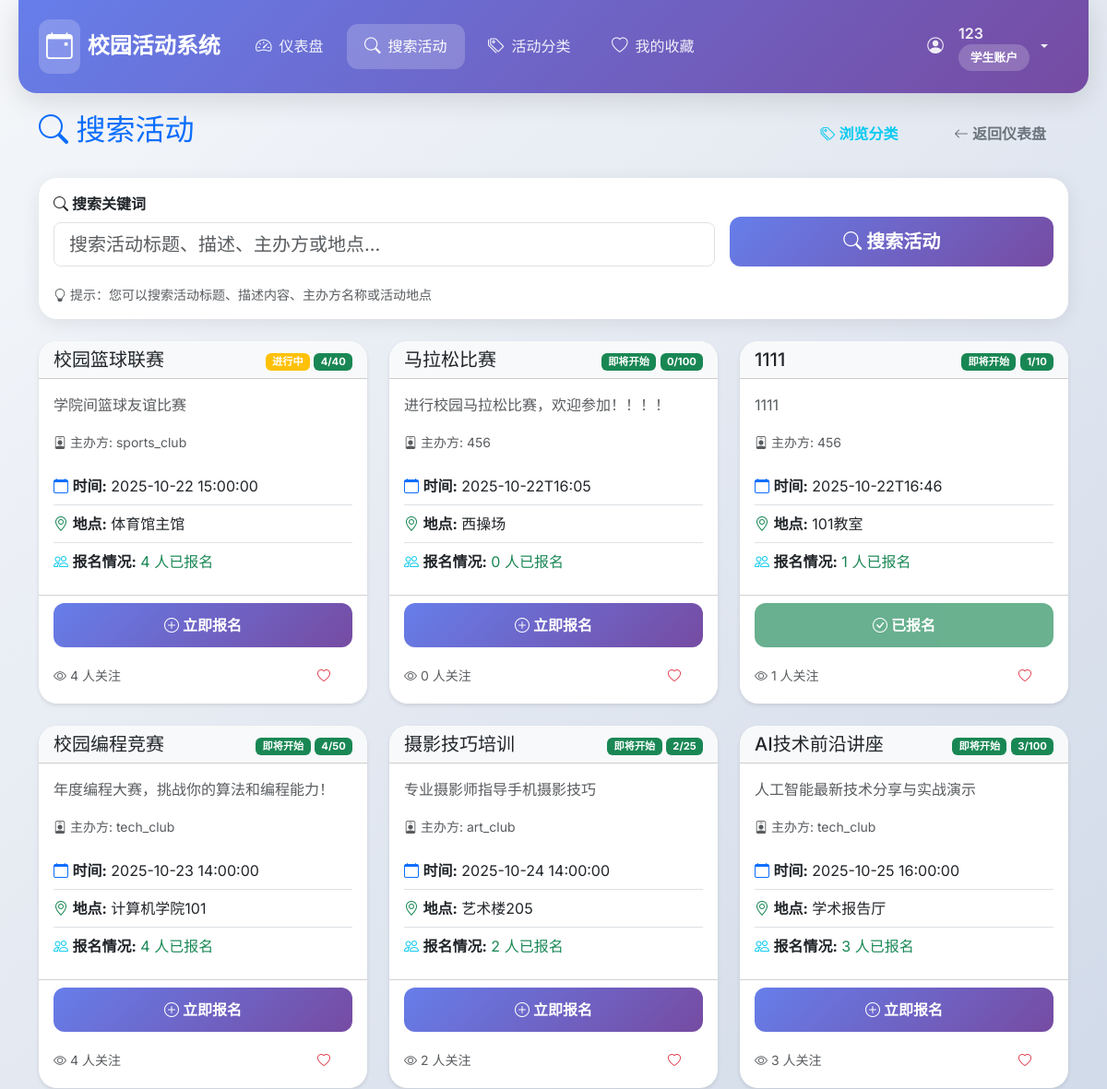
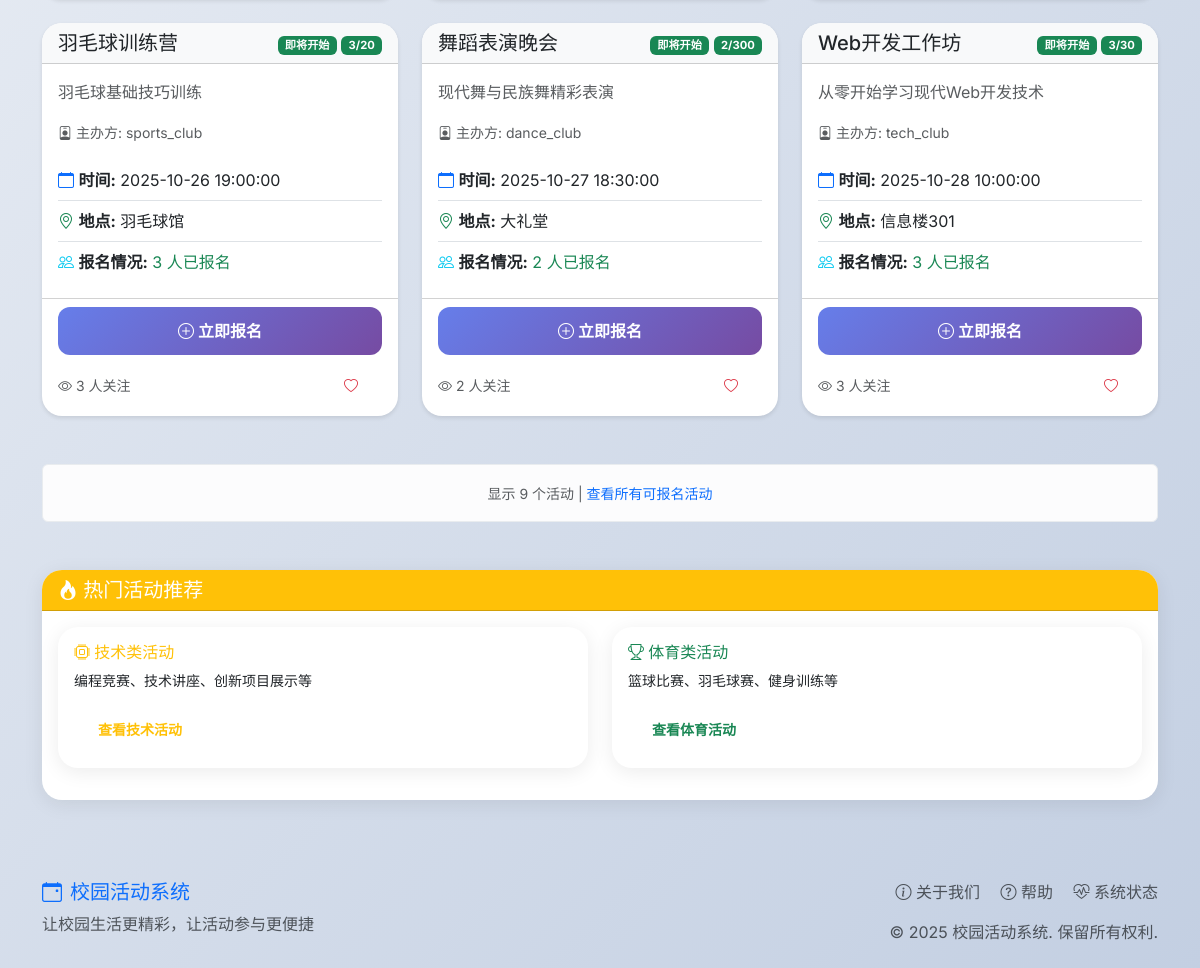
/search_events (signed in), run on the app's committed database (2 pictures, top to bottom).
### tables this page shows
CREATE TABLE events (
            id INTEGER PRIMARY KEY AUTOINCREMENT,
            title TEXT NOT NULL,
            description TEXT,
            date_time TEXT NOT NULL,
            end_time TEXT NOT NULL,
            location TEXT NOT NULL,
            max_participants INTEGER NOT NULL,
            club_id INTEGER NOT NULL,
            status TEXT DEFAULT 'upcoming',
            created_at TIMESTAMP DEFAULT CURRENT_TIMESTAMP,
            FOREIGN KEY (club_id) REFERENCES users (id)
        );

CREATE TABLE users (
            id INTEGER PRIMARY KEY AUTOINCREMENT,
            username TEXT UNIQUE NOT NULL,
            password TEXT NOT NULL,
            role TEXT NOT NULL, -- 'student' or 'club'
            email TEXT,
            created_at TIMESTAMP DEFAULT CURRENT_TIMESTAMP
        );

### app.py (the view)
@app.route('/search_events')
def search_events():
    if 'user_id' not in session or session['role'] != 'student':
        flash('请先登录以搜索活动。', 'warning')
        return redirect(url_for('login'))
    query = request.args.get('q', '')
    conn = get_db_connection()
    if not conn:
        flash('数据库连接失败，请检查系统配置。', 'error')
        return render_template('search_events.html', events=[], query=query)
    try:
        if query:
            events = conn.execute('''
                SELECT e.*, u.username as club_name,
                       (SELECT COUNT(*) FROM registrations r WHERE r.event_id = e.id) as registered_count,
                       (SELECT COUNT(*) FROM registrations r WHERE r.event_id = e.id AND r.student_id = ?) as is_registered
                FROM events e
                JOIN users u ON e.club_id = u.id
                WHERE (e.title LIKE ? OR e.description LIKE ? OR u.username LIKE ?)
                AND (e.status = 'upcoming' OR e.status = 'ongoing')
                ORDER BY e.date_time
            ''', (session['user_id'], f'%{query}%', f'%{query}%', f'%{query}%')).fetchall()
        else:
            events = conn.execute('''
                SELECT e.*, u.username as club_name,
                       (SELECT COUNT(*) FROM registrations r WHERE r.event_id = e.id) as registered_count,
                       (SELECT COUNT(*) FROM registrations r WHERE r.event_id = e.id AND r.student_id = ?) as is_registered
                FROM events e
                JOIN users u ON e.club_id = u.id
                WHERE (e.status = 'upcoming' OR e.status = 'ongoing')
                ORDER BY e.date_time
            ''', (session['user_id'],)).fetchall()
        conn.close()
        return render_template('search_events.html', events=events, query=query)
    except Exception as e:
        conn.close()
        flash(f'搜索失败：{str(e)}', 'error')
        return render_template('search_events.html', events=[], query=query)

### models.py (called while the page is built)
def get_db_connection():
    conn = sqlite3.connect('campus_events.db', check_same_thread=False)
    conn.row_factory = sqlite3.Row  # 使返回的行像字典一样工作
    return conn

### templates/search_events.html (shortened to what this page needs)
{% extends "base.html" %}
{% block content %}
<div class="d-flex justify-content-between align-items-center mb-4">
    <h2 class="text-primary">
        <i class="bi bi-search"></i> 搜索活动
    </h2>
    <div>
        <a href="{{ url_for('categories') }}" class="btn btn-outline-info me-2">
            <i class="bi bi-tags"></i> 浏览分类
        </a>
        <a href="{{ url_for('dashboard') }}" class="btn btn-outline-secondary">
            <i class="bi bi-arrow-left"></i> 返回仪表盘
        </a>
    </div>
</div>
<div class="card mb-4">
    <div class="card-body">
        <form method="get" action="{{ url_for('search_events') }}">
            <div class="row g-3 align-items-end">
                <div class="col-md-8">
                    <label for="q" class="form-label fw-semibold">
                        <i class="bi bi-search"></i> 搜索关键词
                    </label>
                    <input type="text" class="form-control form-control-lg" id="q" name="q" value="{{ query }}"
                           placeholder="搜索活动标题、描述、主办方或地点...">
                </div>
                <div class="col-md-4">
                    <button type="submit" class="btn btn-primary btn-lg w-100">
                        <i class="bi bi-search"></i> 搜索活动
                    </button>
                </div>
            </div>
            <div class="row mt-3">
                <div class="col-12">
                    <div class="form-text">
                        <i class="bi bi-lightbulb"></i> 提示：您可以搜索活动标题、描述内容、主办方名称或活动地点
                    </div>
                </div>
            </div>
        </form>
    </div>
</div>
{% if events and events|length > 0 %}
    <div class="row">
        {% for event in events %}
            <div class="col-xl-4 col-lg-6 mb-4">
                <div class="card event-card h-100">
                    <div class="card-header bg-light d-flex justify-content-between align-items-center">
                        <h5 class="card-title mb-0 text-truncate" style="max-width: 70%;" title="{{ event.title }}">
                            {{ event.title }}
                        </h5>
                        <div>
                            {% if event.status == 'upcoming' %}
                                <span class="badge bg-success">即将开始</span>
                            {% elif event.status == 'ongoing' %}
                                <span class="badge bg-warning">进行中</span>
                            {% else %}
                                <span class="badge bg-secondary">{{ event.status }}</span>
                            {% endif %}
                            <span class="badge {% if event.registered_count >= event.max_participants %}bg-danger{% else %}bg-success{% endif %}">
                                {{ event.registered_count }}/{{ event.max_participants }}
                            </span>
                        </div>
                    </div>
                    <div class="card-body">
                        <p class="card-text text-muted">{{ event.description or '暂无描述' }}</p>
                        <div class="mb-3">
                            <small class="text-muted">
                                <i class="bi bi-person-badge"></i> 主办方: {{ event.club_name }}
                            </small>
                        </div>
                        <ul class="list-group list-group-flush">
                            <li class="list-group-item px-0">
                                <i class="bi bi-calendar text-primary"></i>
                                <strong>时间:</strong> {{ event.date_time }}
                            </li>
                            <li class="list-group-item px-0">
                                <i class="bi bi-geo-alt text-success"></i>
                                <strong>地点:</strong> {{ event.location }}
                            </li>
                            <li class="list-group-item px-0">
                                <i class="bi bi-people text-info"></i>
                                <strong>报名情况:</strong>
                                <span class="{% if event.registered_count >= event.max_participants %}text-danger{% else %}text-success{% endif %}">
                                    {{ event.registered_count }} 人已报名
                                </span>
                            </li>
                        </ul>
                    </div>
                    <div class="card-footer bg-transparent">
                        {% if event.is_registered %}
                            <button class="btn btn-success w-100 mb-2" disabled>
                                <i class="bi bi-check-circle"></i> 已报名
                            </button>
                        {% elif event.registered_count >= event.max_participants %}
                            <button class="btn btn-secondary w-100 mb-2" disabled>
                                <i class="bi bi-x-circle"></i> 人数已满
                            </button>
                        {% else %}
                            <a href="{{ url_for('register_event', event_id=event.id) }}"
                               class="btn btn-primary w-100 mb-2">
                                <i class="bi bi-plus-circle"></i> 立即报名
                            </a>
                        {% endif %}
                        <div class="d-flex justify-content-between align-items-center">
                            <small class="text-muted">
                                <i class="bi bi-eye"></i> {{ event.registered_count }} 人关注
                            </small>
                            <div>
                                {% if event.is_favorited %}
                                    <a href="{{ url_for('unfavorite_event', event_id=event.id) }}"
                                       class="btn btn-outline-danger btn-sm"
                                       title="取消收藏">
                                        <i class="bi bi-heart-fill"></i>
                                    </a>
                                {% else %}
                                    <a href="{{ url_for('favorite_event', event_id=event.id) }}"
                                       class="btn btn-outline-danger btn-sm"
                                       title="收藏活动">
                                        <i class="bi bi-heart"></i>
                                    </a>
                                {% endif %}
                            </div>
                        </div>
                    </div>
                </div>
            </div>
        {% endfor %}
    </div>
    <div class="alert alert-light text-center mt-4">
        <small class="text-muted">
            显示 {{ events|length }} 个活动 |
            <a href="{{ url_for('dashboard') }}" class="text-decoration-none">查看所有可报名活动</a>
        </small>
    </div>
{% endif %}
{% if not query or (query and events|length == 0) %}
<div class="card mt-5">
    <div class="card-header bg-warning text-white">
        <h5 class="card-title mb-0">
            <i class="bi bi-fire"></i> 热门活动推荐
        </h5>
    </div>
    <div class="card-body">
        <div class="row">
            <div class="col-md-6">
                <div class="card border-warning mb-3">
                    <div class="card-body">
                        <h6 class="card-title text-warning">
                            <i class="bi bi-cpu"></i> 技术类活动
                        </h6>
                        <p class="card-text small">编程竞赛、技术讲座、创新项目展示等</p>
                        <a href="{{ url_for('search_events') }}?q=技术" class="btn btn-outline-warning btn-sm">查看技术活动</a>
                    </div>
                </div>
            </div>
            <div class="col-md-6">
                <div class="card border-success mb-3">
                    <div class="card-body">
                        <h6 class="card-title text-success">
                            <i class="bi bi-trophy"></i> 体育类活动
                        </h6>
                        <p class="card-text small">篮球比赛、羽毛球赛、健身训练等</p>
                        <a href="{{ url_for('search_events') }}?q=体育" class="btn btn-outline-success btn-sm">查看体育活动</a>
                    </div>
                </div>
            </div>
        </div>
    </div>
</div>
{% endif %}
{% endblock %}

### templates/base.html (style rules this page uses)
:root { --primary-gradient: linear-gradient(135deg, #667eea 0%, #764ba2 100%); --success-gradient: linear-gradient(135deg, #4facfe 0%, #00f2fe 100%); --warning-gradient: linear-gradient(135deg, #f093fb 0%, #f5576c 100%); --info-gradient: linear-gradient(135deg, #43e97b 0%, #38f9d7 100%); --shadow-soft: 0 4px 20px rgba(0,0,0,0.08); --shadow-medium: 0 8px 30px rgba(0,0,0,0.12); --shadow-large: 0 20px 60px rgba(0,0,0,0.15); }
body { font-family: 'Inter', -apple-system, BlinkMacSystemFont, sans-serif; background: linear-gradient(135deg, #f5f7fa 0%, #c3cfe2 100%); min-height: 100vh; padding-top: 0; }
.card { border: none; border-radius: 20px; box-shadow: var(--shadow-soft); transition: all 0.3s cubic-bezier(0.4, 0, 0.2, 1); overflow: hidden; }
.btn { border-radius: 12px; font-weight: 600; padding: 12px 24px; transition: all 0.3s cubic-bezier(0.4, 0, 0.2, 1); border: none; }
.btn-primary { background: var(--primary-gradient); }

### templates/search_events.html (style rules this page uses)
.event-card { transition: all 0.3s ease; border: none; box-shadow: 0 2px 4px rgba(0,0,0,0.1); }
.card-header .badge { font-size: 0.7em; }

### data on the page
events: title "校园篮球联赛", status "进行中", registered_count "4", max_participants "40", description "学院间篮球友谊比赛", club_name "sports_club", date_time "2025-10-22 15:00:00", location "体育馆主馆"
events: title "马拉松比赛", status "即将开始", registered_count "0", max_participants "100", description "进行校园马拉松比赛，欢迎参加！！！！", club_name "456", date_time "2025-10-22T16:05", location "西操场"
events: title "1111", status "即将开始", registered_count "1", max_participants "10", description "1111", club_name "456", date_time "2025-10-22T16:46", location "101教室", shows "已报名"
events: title "校园编程竞赛", status "即将开始", registered_count "4", max_participants "50", description "年度编程大赛，挑战你的算法和编程能力！", club_name "tech_club", date_time "2025-10-23 14:00:00", location "计算机学院101"
events: title "摄影技巧培训", status "即将开始", registered_count "2", max_participants "25", description "专业摄影师指导手机摄影技巧", club_name "art_club", date_time "2025-10-24 14:00:00", location "艺术楼205"
events: title "AI技术前沿讲座", status "即将开始", registered_count "3", max_participants "100", description "人工智能最新技术分享与实战演示", club_name "tech_club", date_time "2025-10-25 16:00:00", location "学术报告厅"
events: title "羽毛球训练营", status "即将开始", registered_count "3", max_participants "20", description "羽毛球基础技巧训练", club_name "sports_club", date_time "2025-10-26 19:00:00", location "羽毛球馆"
events: title "舞蹈表演晚会", status "即将开始", registered_count "2", max_participants "300", description "现代舞与民族舞精彩表演", club_name "dance_club", date_time "2025-10-27 18:30:00", location "大礼堂"
events: title "Web开发工作坊", status "即将开始", registered_count "3", max_participants "30", description "从零开始学习现代Web开发技术", club_name "tech_club", date_time "2025-10-28 10:00:00", location "信息楼301"

### other printed values
{{ session.username }} "123"
{{ '社团账户' if session.role == 'club' else '学生账户' }} "学生账户"
{{ events|length }} "9"
